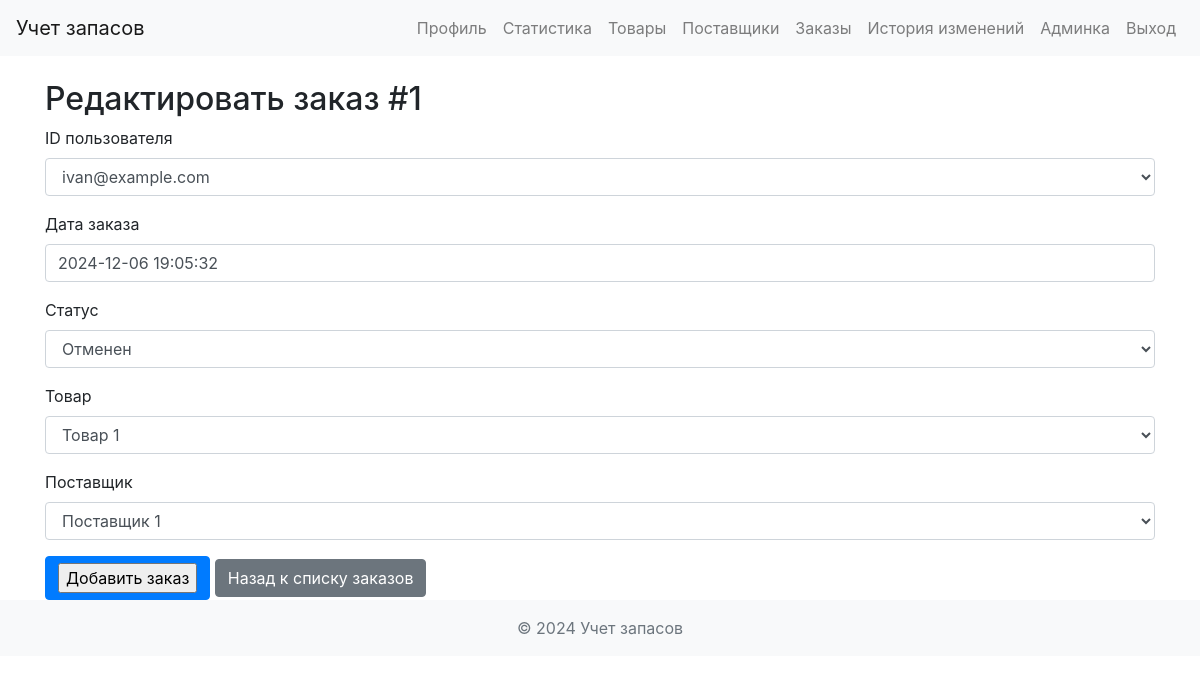
Page /orders/edit/1 (signed in) on the committed database.
### app/models.py (models this page shows)
class Order(db.Model):
    id = db.Column(db.Integer, primary_key=True)
    user_id = db.Column(db.Integer, db.ForeignKey('user.id'))
    order_date = db.Column(db.DateTime, default=db.func.current_timestamp())
    status = db.Column(db.String(20), default='new')
    item_id = db.Column(db.Integer, db.ForeignKey('inventory_item.id'))  # Связь с товаром
    supplier_id = db.Column(db.Integer, db.ForeignKey('supplier.id'))  # Связь с поставщиком
    item = db.relationship('InventoryItem', backref='orders')  # Связь с товаром
    supplier = db.relationship('Supplier', backref='orders')  # Связь с поставщиком

### app/views.py (the view, shortened to what this page needs)
@app.route('/orders/edit/<int:order_id>', methods=['GET', 'POST'])
@login_required
def edit_order(order_id):
    order = Order.query.get_or_404(order_id)
    form = OrderForm(obj=order)
    return render_template('edit_order.html', form=form, order=order)

### app/forms.py
class OrderForm(FlaskForm):
    user_id = QuerySelectField('ID пользователя', query_factory=lambda: User.query.all(), allow_blank=False, get_label='email')
    order_date = DateTimeField('Дата заказа', format='%Y-%m-%d %H:%M:%S', validators=[DataRequired()])
    status = SelectField('Статус', choices=[
        ('new', 'Новый'),
        ('completed', 'Завершен'),
        ('canceled', 'Отменен')
    ], validators=[DataRequired()])
    item_id = QuerySelectField('Товар', query_factory=lambda: InventoryItem.query.all(), get_label='name', allow_blank=False)
    supplier_id = QuerySelectField('Поставщик', query_factory=lambda: Supplier.query.all(), get_label='name', allow_blank=False)
    submit = SubmitField('Добавить заказ')

### app/__init__.py (called while the page is built)
@login_manager.user_loader
def load_user(user_id):
    return User.query.get(int(user_id))

### app/templates/edit_order.html (shortened to what this page needs)
{% extends "layout.html" %}
{% block content %}
<h2>Редактировать заказ #{{ order.id }}</h2>
<form method="POST">
   <div class="form-group">
       {{ form.user_id.label }}
       {{ form.user_id(class='form-control') }}
   </div>
   <div class="form-group">
       {{ form.order_date.label }}
       {{ form.order_date(class='form-control', placeholder='YYYY-MM-DD HH:MM:SS') }}
   </div>
   <div class="form-group">
    {{ form.status.label }}
    {{ form.status(class='form-control') }}
</div>
<div class="form-group">
    {{ form.item_id.label }}
    {{ form.item_id(class='form-control') }}
</div>
<div class="form-group">
    {{ form.supplier_id.label }}
    {{ form.supplier_id(class='form-control') }}
</div>
   <button type="submit" class="btn btn-primary">{{ form.submit() }}</button>
   <a href="{{ url_for('orders') }}" class="btn btn-secondary">Назад к списку заказов</a>
</form>
{% endblock %}

### rows in the picture
Order: id "1", user_id "ivan@example.com", order_date "2024-12-06 19:05:32", status "Отменен", item_id "Товар 1", supplier_id "Поставщик 1"
